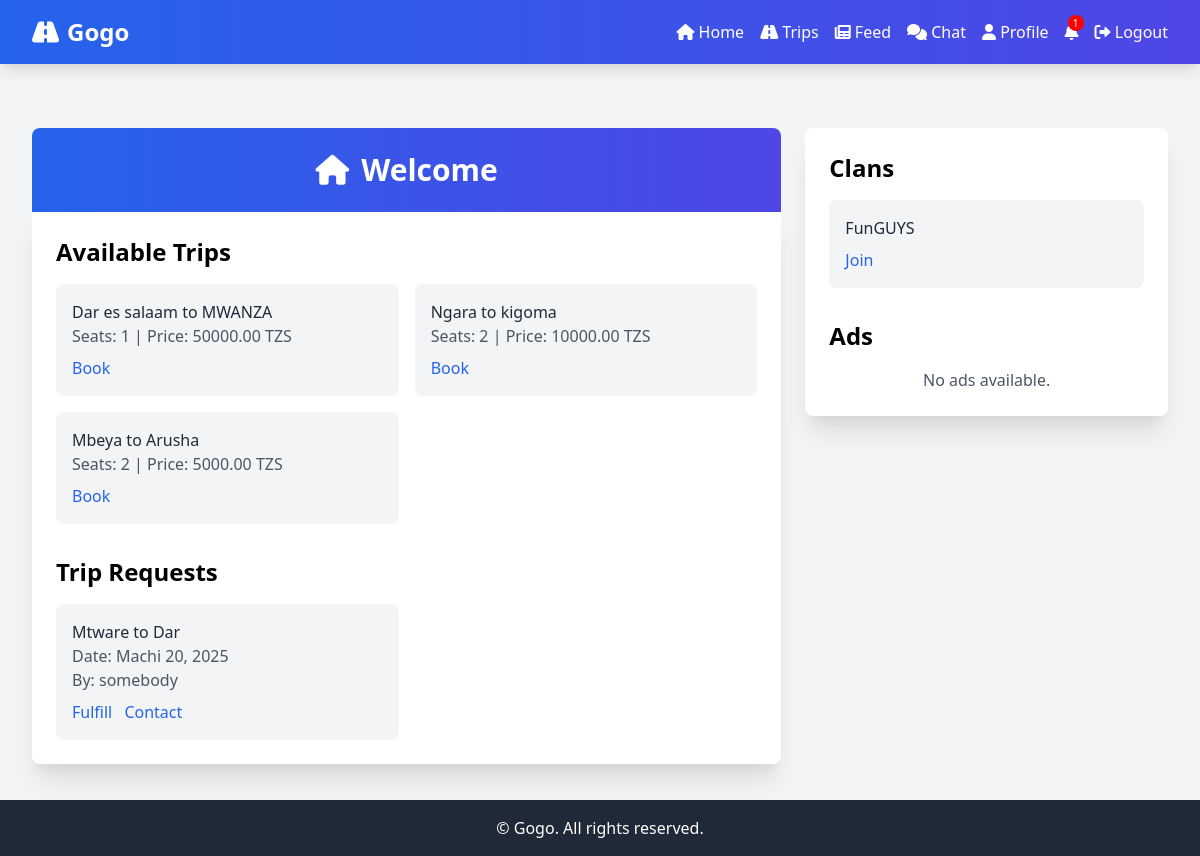
The app's page / (signed in) with its own data.
### core/models.py (models this page shows, shortened)
class Trip(models.Model):
    driver = models.ForeignKey(Profile, on_delete=models.CASCADE, related_name='trips')
    start = models.CharField(max_length=100)
    end = models.CharField(max_length=100)
    seats = models.PositiveIntegerField()
    cargo_capacity = models.FloatField(default=0.0)
    price_per_seat = models.DecimalField(max_digits=10, decimal_places=2)
    price_per_kg = models.DecimalField(max_digits=10, decimal_places=2)
    departure = models.DateTimeField()
    auction_mode = models.BooleanField(default=False)
    status = models.CharField(max_length=20, choices=[('open', 'Open'), ('completed', 'Completed'), ('cancelled', 'Cancelled')], default='open')

class TripRequest(models.Model):
    passenger = models.ForeignKey(User, on_delete=models.CASCADE, related_name='trip_requests')
    start = models.CharField(max_length=100)
    end = models.CharField(max_length=100)
    preferred_date = models.DateField()
    seats_needed = models.PositiveIntegerField()
    cargo_weight = models.FloatField(default=0.0)
    status = models.CharField(max_length=20, choices=[('pending', 'Pending'), ('fulfilled', 'Fulfilled'), ('cancelled', 'Cancelled')], default='pending')
    trip = models.ForeignKey(Trip, on_delete=models.SET_NULL, null=True, blank=True)

class Clan(models.Model):
    name = models.CharField(max_length=100, unique=True)
    members = models.ManyToManyField(User, related_name='clans')

### core/views.py (the view)
# urls.py: path('', views.home, name='home'),
@login_required
def home(request):
    trips = Trip.objects.filter(status='open')[:5]
    clans = Clan.objects.all()[:3]
    trip_requests = TripRequest.objects.filter(status='pending')[:5]
    ads = Ad.objects.filter(active=True).order_by('-created_at')[:3]
    notifications = get_notifications(request.user)
    context = {
        'trips': trips,
        'clans': clans,
        'trip_requests': trip_requests,
        'ads': ads,
        'notifications': notifications,
    }
    return render(request, 'core/home.html', context)

### core/views.py (called while the page is built)
def get_notifications(user):
    return Notification.objects.filter(user=user, read=False).order_by('-created_at')

### core/templates/core/home.html
{% extends 'core/base.html' %}
{% block content %}
<div class="max-w-7xl mx-auto mt-12 px-4 sm:px-6 lg:px-8 grid grid-cols-1 md:grid-cols-3 gap-6">
    <div class="col-span-1 md:col-span-2">
        <header class="text-center py-6 bg-gradient-to-r from-blue-600 to-indigo-600 text-white rounded-t-lg animate-fadeIn">
            <h2 class="text-2xl sm:text-3xl font-semibold"><i class="fas fa-home mr-3"></i>Welcome</h2>
        </header>
        <div class="bg-white p-6 rounded-b-lg shadow-xl">
            <h3 class="text-xl sm:text-2xl font-semibold mb-4">Available Trips</h3>
            <div class="grid grid-cols-1 sm:grid-cols-2 gap-4">
                {% for trip in trips %}
                    <div class="bg-gray-100 p-4 rounded-lg hover:shadow-md transition duration-300">
                        <p class="text-gray-800">{{ trip.start }} to {{ trip.end }}</p>
                        <p class="text-gray-600">Seats: {{ trip.seats }} | Price: {{ trip.price_per_seat }} TZS</p>
                        <a href="{% url 'core:book_trip' trip.id %}" class="text-blue-600 hover:underline mt-2 inline-block">Book</a>
                    </div>
                {% empty %}
                    <p class="text-gray-600 text-center col-span-full">No trips available.</p>
                {% endfor %}
            </div>
            <h3 class="text-xl sm:text-2xl font-semibold mt-8 mb-4">Trip Requests</h3>
            <div class="grid grid-cols-1 sm:grid-cols-2 gap-4">
                {% for request in trip_requests %}
                    <div class="bg-gray-100 p-4 rounded-lg hover:shadow-md transition duration-300">
                        <p class="text-gray-800">{{ request.start }} to {{ request.end }}</p>
                        <p class="text-gray-600">Date: {{ request.preferred_date }}</p>
                        <p class="text-gray-600">By: {{ request.passenger.username }}</p>
                        {% if user.profile.is_driver and user.profile.verified %}
                            <a href="{% url 'core:fulfill_trip_request' request.id %}" class="text-blue-600 hover:underline mt-2 inline-block">Fulfill</a>
                        {% endif %}
                        <a href="{% url 'core:chat' %}?trip_request={{ request.id }}" class="text-blue-600 hover:underline mt-2 inline-block ml-2">Contact</a>
                    </div>
                {% empty %}
                    <p class="text-gray-600 text-center col-span-full">No requests.</p>
                {% endfor %}
            </div>
        </div>
    </div>
    <div class="col-span-1">
        <div class="bg-white p-6 rounded-lg shadow-xl">
            <h3 class="text-xl sm:text-2xl font-semibold mb-4">Clans</h3>
            <div class="space-y-4">
                {% for clan in clans %}
                    <div class="bg-gray-100 p-4 rounded-lg hover:shadow-md transition duration-300">
                        <p class="text-gray-800">{{ clan.name }}</p>
                        <a href="{% url 'core:join_clan' clan.id %}" class="text-blue-600 hover:underline mt-2 inline-block">Join</a>
                    </div>
                {% empty %}
                    <p class="text-gray-600 text-center">No clans.</p>
                {% endfor %}
            </div>
            <h3 class="text-xl sm:text-2xl font-semibold mt-8 mb-4">Ads</h3>
            <div class="space-y-4">
                {% for ad in ads %}
                    <div class="bg-gray-100 p-4 rounded-lg hover:shadow-md transition duration-300">
                        <p class="text-gray-800 font-semibold">{{ ad.title }}</p>
                        <p class="text-gray-600">{{ ad.content }}</p>
                        {% if ad.image %}
                            <img src="{{ ad.image.url }}" alt="{{ ad.title }}" class="mt-2 w-full h-32 object-cover rounded-lg">
                        {% endif %}
                    </div>
                {% empty %}
                    <p class="text-gray-600 text-center">No ads available.</p>
                {% endfor %}
            </div>
        </div>
    </div>
</div>
{% endblock %}

### core/templates/core/base.html (style rules this page uses)
.animate-fadeIn { animation: fadeIn 0.5s ease-in; }

### records on screen
Trip: start "Dar es salaam", end "MWANZA", seats "1", price_per_seat "50000.00"
Trip: start "Ngara", end "kigoma", seats "2", price_per_seat "10000.00"
Trip: start "Mbeya", end "Arusha", seats "2", price_per_seat "5000.00"
TripRequest: start "Mtware", end "Dar", preferred_date "Machi 20, 2025", passenger.username "somebody"
Clan: name "FunGUYS"

### other values on screen
{{ notifications.count }} "1"
